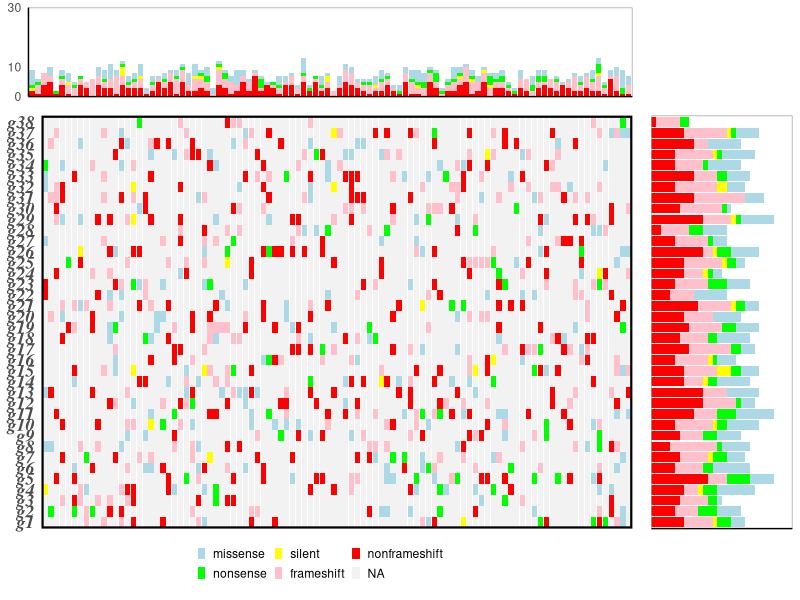

Recreate this plot in R.
## demo for heatmap with barplot on top and right panels, 
## also called the rainfall plot or oncoplot
library(ggplot2)
library(grid)
library(gridExtra)
library(gtable)
library(reshape2)

# a demo mutation data
# set dictionary of mutation type
dictType=c("missense", 
           "nonsense",
           "silent",
           "frameshift",
           "nonframeshift"
           )
names(dictType)=1:5

# simulate a mutation data
# simulate a oncomatrix
df=data.frame(matrix(
  sample(0:5,100*38,replace = T,prob=c(0.9,0.05,0.02,0.003,0.07,0.08)),
  nr=100,nc=38)
)
colnames(df)=paste0("g",1:ncol(df))
df$sample=sample(paste0("s",1:nrow(df)))

# convert it to data.frame format
onco=melt(df,id.vars = "sample", variable.name = "gene", value.name = "mutation")
onco$mutation[onco$mutation==0]=NA # remove non-mutation rows
onco$mutation=factor(onco$mutation,labels = c(dictType)) # assign label

## how to decide gene order ?




## how to decide sample order ?




# set custom theme()
mythm=theme(
  axis.title.y = element_blank(),
  axis.title.x = element_blank(),
  axis.text.x=element_blank(),
  axis.ticks=element_blank(),
  panel.grid=element_blank(),
  panel.background=element_rect(fill="white",colour = NA),
  panel.border=element_rect(fill=NA,colour="grey50")
)

# set manual color
mutColor=c("lightblue","green","yellow","pink","red")
names(mutColor)=c(dictType)

# draw heatmap, the body part
Hp <- ggplot(onco,aes(x=sample,y=gene,fill=mutation)) + 
  geom_tile(width=0.9,height=1) +
  scale_fill_manual(values = mutColor, na.value="grey95") +
  mythm + theme(legend.position="bottom",
                legend.direction="horizontal", 
                legend.title=element_blank(),
                legend.key.size=unit(0.01,"npc"),
                panel.border=element_rect(size=1.5, color="black"),
                axis.text.y=element_text(family="serif", face="bold.italic", size=13)
                )

# extract the legend
# a function to extract legend
extract_ggplot2_legend<-function(ggplot_obj) {
  tmp <- ggplot_gtable(ggplot_build(ggplot_obj))
  leg <- which(sapply(tmp$grobs, function(x) x$name) == "guide-box")
  legend <- tmp$grobs[[leg]]
  return(legend)
}

leg <- extract_ggplot2_legend(Hp)
Hp <- Hp + theme(legend.position="none") # remove legend after extracted

# draw sample status, the top part
Tp <- ggplot(subset(onco,!is.na(mutation)), aes(x=sample, fill=mutation)) + geom_bar() +
  scale_fill_manual(values=mutColor) + # set fill color
  scale_y_continuous(breaks=c(0,10,30),limits = c(0,30),expand = c(0, 0)) +  # set y axis
  mythm + 
  theme(legend.position="none", rect=element_blank(), axis.line.y=element_line(), axis.line.x=element_line())

# draw gene status, the right part 
Rp <- ggplot(subset(onco,!is.na(mutation)), aes(x=gene, fill=mutation)) + geom_bar() +
  coord_flip() +  # note that the cols order should be reverse
  scale_fill_manual(values=mutColor) + # set fill color
  scale_y_continuous(breaks=c(0,10,30),limits = c(0,30),expand = c(0, 0)) +  # set y axis
  mythm + 
  theme(legend.position="none", rect=element_blank(), axis.line.x=element_line(), axis.text.y=element_blank())

# draw an empty figure, for debuging
empty <- ggplot() + 
  geom_point(aes(1,1), colour="white") +
  theme(                              
    plot.background = element_blank(), 
    panel.grid.major = element_blank(), 
    panel.grid.minor = element_blank(), 
    panel.border = element_blank(), 
    panel.background = element_blank(),
    axis.title.x = element_blank(),
    axis.title.y = element_blank(),
    axis.text.x = element_blank(),
    axis.text.y = element_blank(),
    axis.ticks = element_blank()
  )

# combine figures
gT=ggplotGrob(Tp) # grob all elements
gH=ggplotGrob(Hp)
gR=ggplotGrob(Rp)

# let the top and heatmap with same width, right and heatmap with same height
maxWidth=grid::unit.pmax(gT$width[2:5],gH$widths[2:5])
maxHeight=grid::unit.pmax(gT$heights[2:5],gH$heights[2:5])
# let the heights and widths consistent
gT$widths[2:5] <- gH$widths[2:5] <- as.list(maxWidth)
gT$heights[2:5] <- gH$heights[2:5] <- as.list(maxHeight)

# arrange the grobs
gC <- arrangeGrob(gT,empty,gH,gR,ncol=2,nrow=2, widths=c(4,1), heights=c(1,4))
gC <- gtable_add_rows(gC, heights = unit(0.1,"npc"), pos=-1)
gC <- gtable_add_grob(gC, leg$grobs, t=3, b=3, l=1.5, r=1.5)

grid.newpage()
grid.draw(gC)
